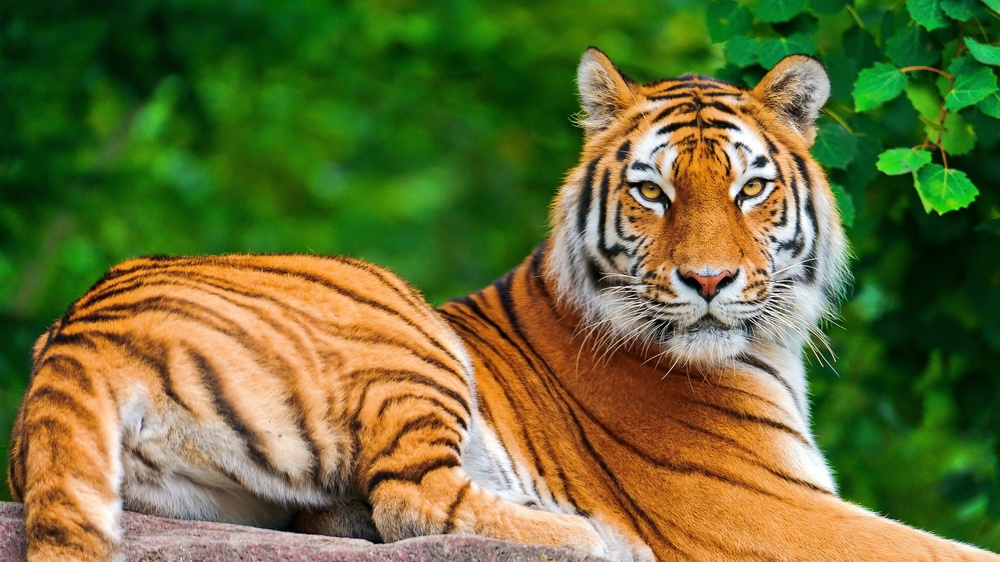
%> input picture Rishi_16/Question 10/img1.jpg, 1000 x 562 px, shrunk from 1920 x 1080 before the run
$ octave Q10_Roberts.m   (GNU Octave 9; MATLAB toolbox functions it lacks are replaced by stand-ins)
%> lines starting %> are read from the running program, lines starting %| are printed output that depends on the picture
pkg load image;

% Read an image
I = imread('img1.jpg');
%> I is the input picture: size 562x1000x3 uint8; mean R, G, B 104.7, 110.1, 54

% Convert the image to grayscale if it is RGB
if size(I,3) == 3
 I = rgb2gray(I);
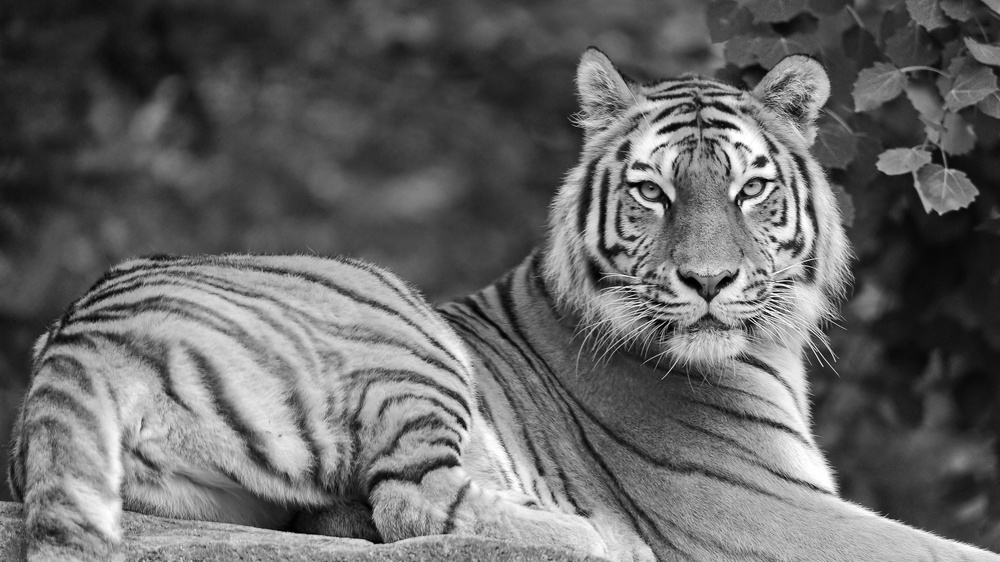
%> I: size 562x1000 uint8; min 0, max 255, mean 102.1
end

% Define the Roberts masks
Gx = [3 0; 0 -3];
Gy = [0 3; -3 0];

% Apply the Roberts masks
edges_x = conv2(double(I), Gx, 'same');
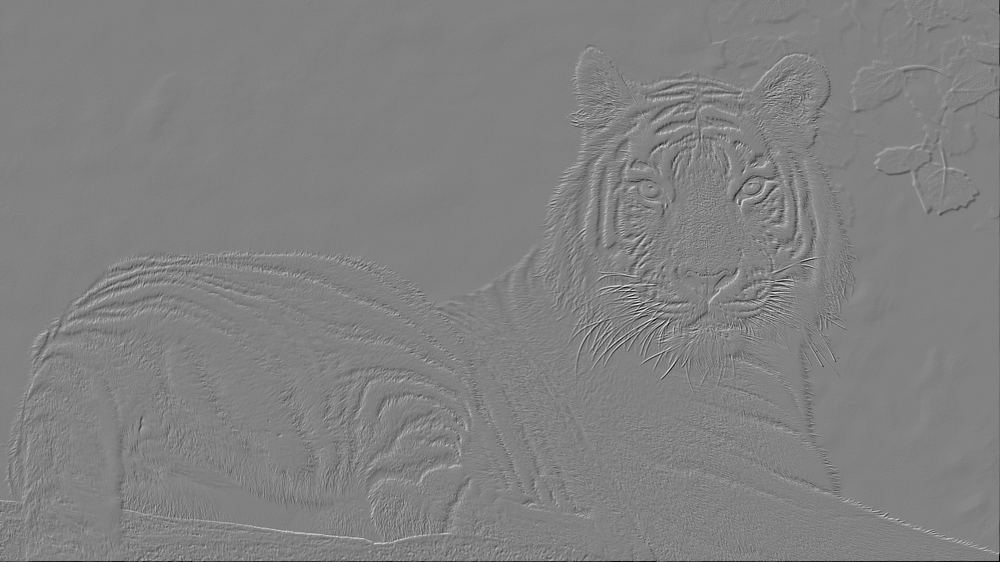
%> edges_x: size 562x1000 double; min -699, max 675, mean -0.5; drawn with min black and max white
edges_y = conv2(double(I), Gy, 'same');
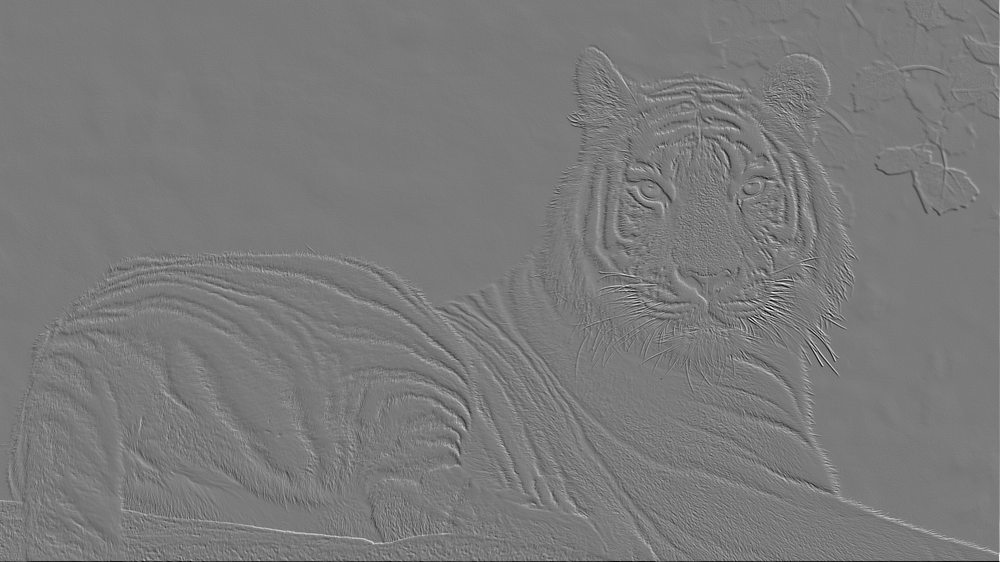
%> edges_y: size 562x1000 double; min -699, max 756, mean -0.2; drawn with min black and max white

% Calculate the gradient magnitude
edges = sqrt(edges_x.^2 + edges_y.^2);
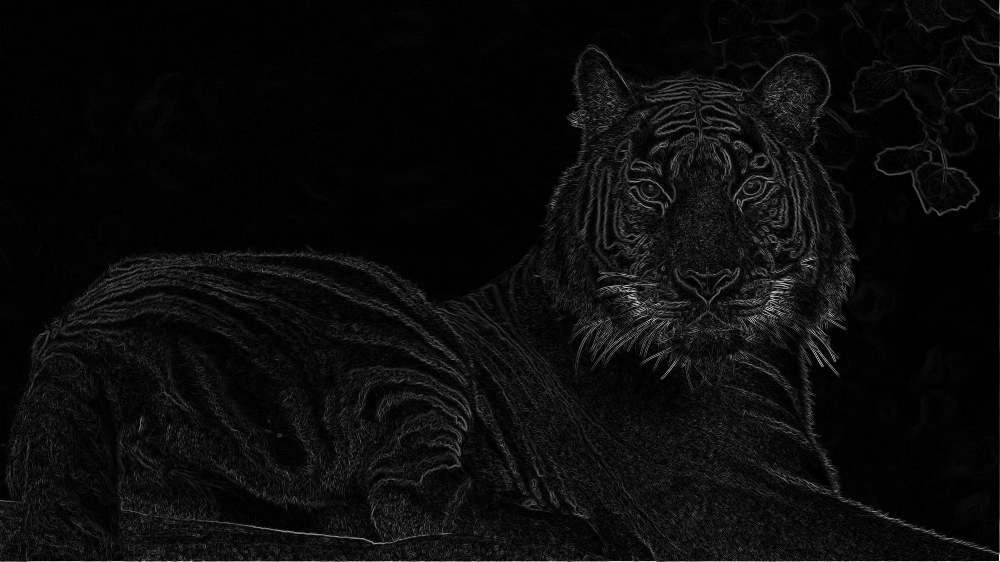
%> edges: size 562x1000 double; min 0, max 984.3, mean 45.7; drawn with min black and max white
% Normalize and convert to uint8
edges = uint8(255 * mat2gray(edges));
%> edges: size 562x1000 uint8
% Display the edges
imshow(edges);
